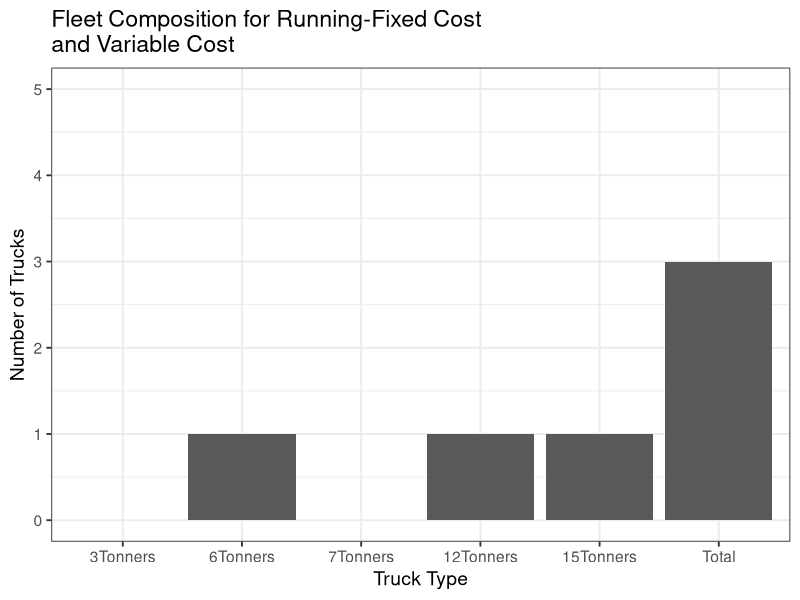
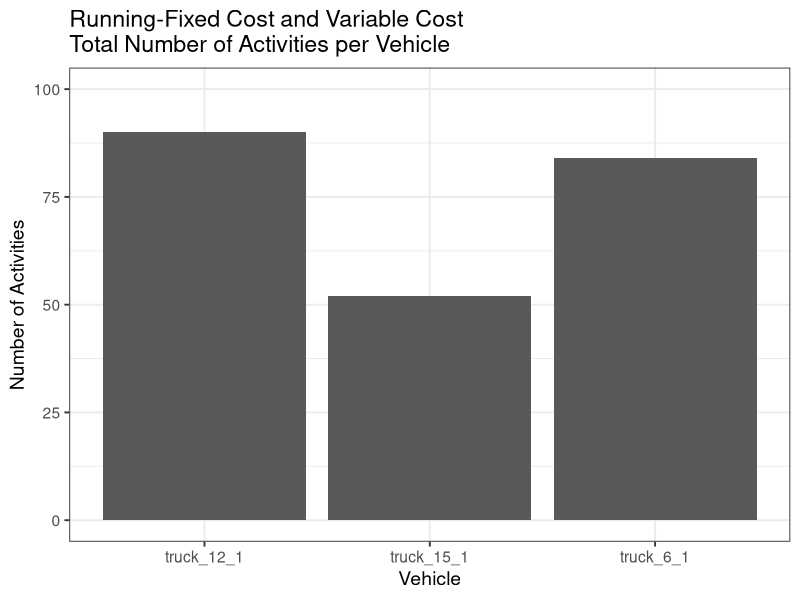
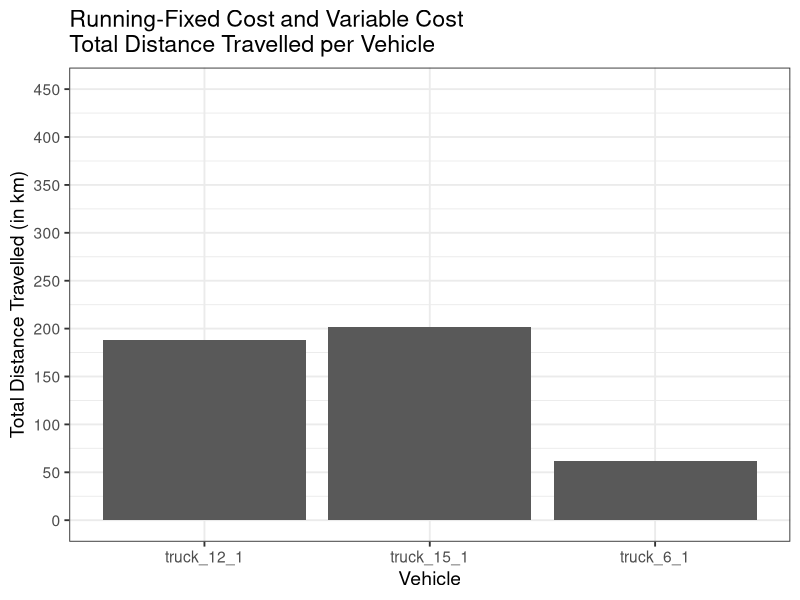
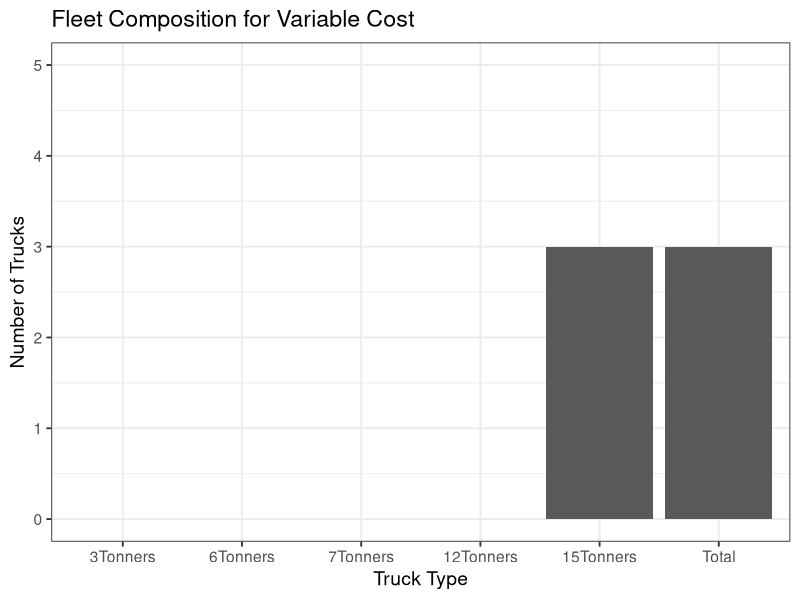
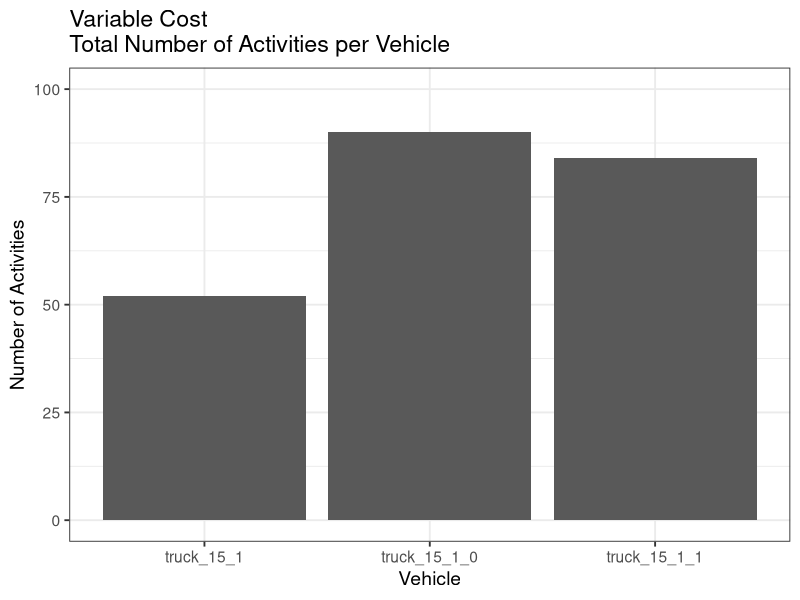
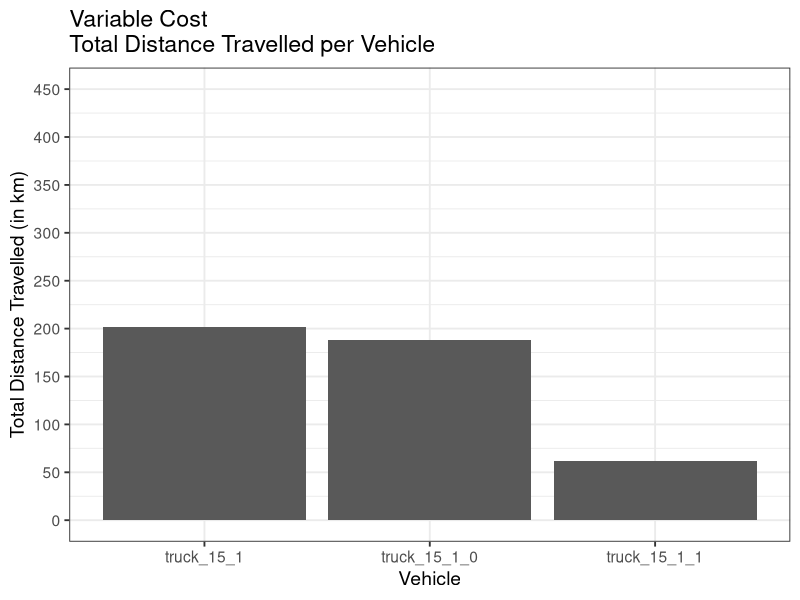
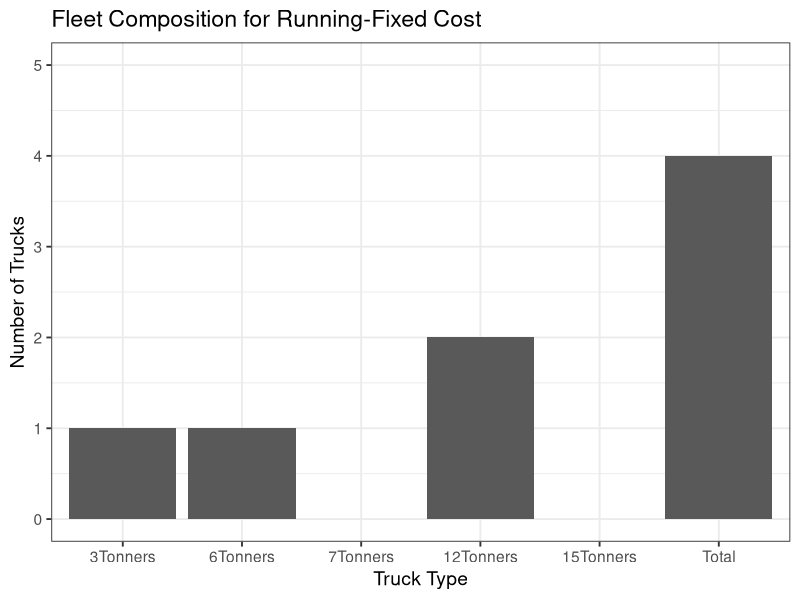
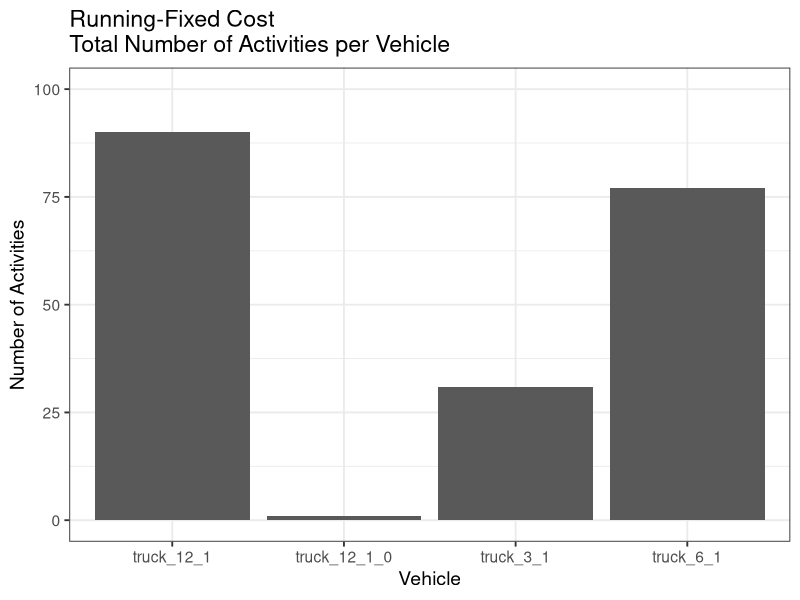

Generate these figures, in order, with R:
##Set working directory to where the output files for MyCarrierPlanInterpreter.java are
setwd("/home/frans/Documents/BPJ420/CarrierPlanInterpreter/Day5")

##Load ggplot2 package for plotting data 
library(ggplot2)

##Load xtable package to generate LaTeX code for tables
library(xtable)

##RUNNING-FIXED COSTS AND VARIABLE COSTS
##Read in the .csv file containing data about the fleet composition for running fixed costs and variable costs
FSMinfoRunFixAndVar <- read.csv("Day5_80_vehicleTypesFixedRunningAndVariablesumValues.csv")

##Make Seperate tables for each type of truck for running fixed costs and variable costs
RunFixAndVarThreeTonners <- FSMinfoRunFixAndVar[grep("truck_3",FSMinfoRunFixAndVar$vehId),]
RunFixAndVarSixTonners <- FSMinfoRunFixAndVar[grep("truck_6",FSMinfoRunFixAndVar$vehId),]
RunFixAndVarSevenTonners <- FSMinfoRunFixAndVar[grep("truck_7",FSMinfoRunFixAndVar$vehId),]
RunFixAndVarTwelveTonners <- FSMinfoRunFixAndVar[grep("truck_12",FSMinfoRunFixAndVar$vehId),]
RunFixAndVarFifteenTonners <- FSMinfoRunFixAndVar[grep("truck_15",FSMinfoRunFixAndVar$vehId),]

##Make a table indicating how many vehicles of each type was specified for running fixed costs and variable costs
CollumnNames <- c("3Tonners", "6Tonners", "7Tonners", "12Tonners", "15Tonners")
TruckTotals <- data.frame(matrix(nrow=0, ncol=5))
TruckTotals <- rbind(c(length(RunFixAndVarThreeTonners$vehId),length(RunFixAndVarSixTonners$vehId),length(RunFixAndVarSevenTonners$vehId),length(RunFixAndVarTwelveTonners$vehId),length(RunFixAndVarFifteenTonners$vehId)))
colnames(TruckTotals) <- CollumnNames
rownames(TruckTotals) <- "RunFixAndVar"

##VARIABLE COSTS ONLY
##Read in the .csv file containing data about the fleet composition for variable costs only
FSMinfoVar <- read.csv("Day5_80_vehicleTypesOnlyVariablesumValues.csv")

##Make Seperate tables for each type of truck for variable costs only
VarThreeTonners <- FSMinfoVar[grep("truck_3",FSMinfoVar$vehId),]
VarSixTonners <- FSMinfoVar[grep("truck_6",FSMinfoVar$vehId),]
VarSevenTonners <- FSMinfoVar[grep("truck_7",FSMinfoVar$vehId),]
VarTwelveTonners <- FSMinfoVar[grep("truck_12",FSMinfoVar$vehId),]
VarFifteenTonners <- FSMinfoVar[grep("truck_15",FSMinfoVar$vehId),]

##Append the data for using variable cost only to the TruckTotals data.frame
TruckTotals <- rbind(TruckTotals,c(length(VarThreeTonners$vehId),length(VarSixTonners$vehId),length(VarSevenTonners$vehId),length(VarTwelveTonners$vehId),length(VarFifteenTonners$vehId)))
rownames(TruckTotals) <- c("RunFixAndVar","VarOnly")


##RUNNING FIXED COSTS ONLY
##Read in the .csv file containing data about the fleet composition for running fixed cost only
FSMinfoRunFix <- read.csv("Day5_80_vehicleTypesOnlyFixedRunningsumValues.csv")

##Make Seperate tables for each type of truck for fixed cost only
RunFixThreeTonners <- FSMinfoRunFix[grep("truck_3",FSMinfoRunFix$vehId),]
RunFixSixTonners <- FSMinfoRunFix[grep("truck_6",FSMinfoRunFix$vehId),]
RunFixSevenTonners <- FSMinfoRunFix[grep("truck_7",FSMinfoRunFix$vehId),]
RunFixTwelveTonners <- FSMinfoRunFix[grep("truck_12",FSMinfoRunFix$vehId),]
RunFixFifteenTonners <- FSMinfoRunFix[grep("truck_15",FSMinfoRunFix$vehId),]

##Append the data for using variable cost only to the TruckTotals data.frame
TruckTotals <- rbind(TruckTotals,c(length(RunFixThreeTonners$vehId),length(RunFixSixTonners$vehId),length(RunFixSevenTonners$vehId),length(RunFixTwelveTonners$vehId),length(RunFixFifteenTonners$vehId)))
rownames(TruckTotals) <- c("RunFixAndVar","VarOnly","RunFixOnly")


##FIXED COSTS AND VARIABLE COSTS
##Read in the .csv file containing data about the fleet composition for fixed cost and variable cost
FSMinfoFixAndVar <- read.csv("Day5_80_vehicleTypesAbsFixAndVarsumValues.csv")

##Make Seperate tables for each type of truck for fixed and variable cost 
FixAndVarThreeTonners <- FSMinfoFixAndVar[grep("truck_3",FSMinfoFixAndVar$vehId),]
FixAndVarSixTonners <- FSMinfoFixAndVar[grep("truck_6",FSMinfoFixAndVar$vehId),]
FixAndVarSevenTonners <- FSMinfoFixAndVar[grep("truck_7",FSMinfoFixAndVar$vehId),]
FixAndVarTwelveTonners <- FSMinfoFixAndVar[grep("truck_12",FSMinfoFixAndVar$vehId),]
FixAndVarFifteenTonners <- FSMinfoFixAndVar[grep("truck_15",FSMinfoFixAndVar$vehId),]

##Append the data for using fixed and variable cost to the TruckTotals data.frame
TruckTotals <- rbind(TruckTotals,c(length(FixAndVarThreeTonners$vehId),length(FixAndVarSixTonners$vehId),length(FixAndVarSevenTonners$vehId),length(FixAndVarTwelveTonners$vehId),length(FixAndVarFifteenTonners$vehId)))
rownames(TruckTotals) <- c("RunFixAndVar","VarOnly","RunFixOnly","FixAndVar")

##FIXED COST ONLY
##Read in the .csv file containing data about the fleet composition for fixed cost only
FSMinfoFix <- read.csv("Day5_80_vehicleTypesOnlyAbsFixsumValues.csv")

##Make Seperate tables for each type of truck for fixed cost only
FixThreeTonners <- FSMinfoFix[grep("truck_3",FSMinfoFixAndVar$vehId),]
FixSixTonners <- FSMinfoFix[grep("truck_6",FSMinfoFixAndVar$vehId),]
FixSevenTonners <- FSMinfoFix[grep("truck_7",FSMinfoFixAndVar$vehId),]
FixTwelveTonners <- FSMinfoFix[grep("truck_12",FSMinfoFixAndVar$vehId),]
FixFifteenTonners <- FSMinfoFix[grep("truck_15",FSMinfoFixAndVar$vehId),]

##Append the data for using fixed cost only to the TruckTotals data.frame
TruckTotals <- rbind(TruckTotals,c(length(FixThreeTonners$vehId),length(FixSixTonners$vehId),length(FixSevenTonners$vehId),length(FixTwelveTonners$vehId),length(FixFifteenTonners$vehId)))
rownames(TruckTotals) <- c("Running-Fixed Cost and Variable Cost","Variable Cost","Running-Fixed Cost","Fixed and Variable Cost","Fixed Cost")

##Adding a new column which shows total number of vehicles for each cost scenario
TruckTotals <- cbind(TruckTotals, rowSums(TruckTotals))
CollumnNames <- c("3Tonners", "6Tonners", "7Tonners", "12Tonners", "15Tonners", "Total")
colnames(TruckTotals) <- CollumnNames

##Plot fleet composition for running-fixed cost and variable cost with ggplot2 Package
x <- CollumnNames
x <- as.character(x)
x <- factor(x, levels=unique(x))
y <- TruckTotals[1,]
ggplotData <- data.frame(x,y)
g <- ggplot(data = ggplotData, aes(x=x,y=y)) + geom_bar(stat="identity") + xlab("Truck Type") + ylab("Number of Trucks") 
g <- g + theme_bw(base_size = 14) + ggtitle("Fleet Composition for Running-Fixed Cost \nand Variable Cost") 
g1 <- g + coord_cartesian(ylim=c(0, 5)) + scale_y_continuous(breaks=seq(0, 5, 1))
setwd("/home/frans/Documents/BPJ420/Rplots/Day5")
pdf("RunFixAndVar.pdf")
print(g1)
dev.off()

#Plot specific vehicles against the number of activities performed by each vehicle for running-fixed cost and variable cost
x <- FSMinfoRunFixAndVar$vehId
y <- FSMinfoRunFixAndVar$numOfAct
ActivityData <- data.frame(x,y)
g <- ggplot(data = ActivityData, aes(x=x, y=y)) + geom_bar(stat="identity") +xlab("Vehicle") +ylab("Number of Activities")
gA1 <- g + ggtitle("Running-Fixed Cost and Variable Cost \nTotal Number of Activities per Vehicle") + theme_bw(base_size = 14) 
gA1 <- gA1 + coord_cartesian(ylim=c(0, 100)) + scale_y_continuous(breaks=seq(0, 100, 25))
pdf("VehicleActivitiesRunFixAndVar.pdf")
print(gA1)
dev.off()


#Plot specific vehicles against the distance travelled for each vehicle for running-fixed and variable cost
x <- FSMinfoRunFixAndVar$vehId
y <- FSMinfoRunFixAndVar$totDist
y <- y/1000 ##Convert y from meters to kilometers
DistanceData <- data.frame(x,y)
g <- ggplot(data = DistanceData, aes(x=x, y=y)) + geom_bar(stat="identity") +xlab("Vehicle") +ylab("Total Distance Travelled (in km)")
gD1 <- g + ggtitle("Running-Fixed Cost and Variable Cost \nTotal Distance Travelled per Vehicle") + theme_bw(base_size = 14)
gD1 <- gD1 + coord_cartesian(ylim=c(0, 450)) + scale_y_continuous(breaks=seq(0, 450, 50))
pdf("VehicleDistanceRunFixAndVar.pdf")
print(gD1)
dev.off()

##Plot fleet composition for variable cost with ggplot2 Package
x <- CollumnNames
x <- as.character(x)
x <- factor(x, levels=unique(x))
y <- TruckTotals[2,]
ggplotData <- data.frame(x,y)
g <- ggplot(data = ggplotData, aes(x=x,y=y)) + geom_bar(stat="identity") + xlab("Truck Type") + ylab("Number of Trucks") 
g <- g + theme_bw(base_size = 14) + ggtitle("Fleet Composition for Variable Cost") 
g2 <- g + coord_cartesian(ylim=c(0, 5)) + scale_y_continuous(breaks=seq(0, 5, 1))
pdf("Var.pdf")
print(g2)
dev.off()

#Plot specific vehicles against the number of activities performed by each vehicle for variable cost
x <- FSMinfoVar$vehId
y <- FSMinfoVar$numOfAct
ActivityData <- data.frame(x,y)
g <- ggplot(data = ActivityData, aes(x=x, y=y)) + geom_bar(stat="identity") +xlab("Vehicle") +ylab("Number of Activities")
gA2 <- g + ggtitle("Variable Cost \nTotal Number of Activities per Vehicle") + theme_bw(base_size = 14)
gA2 <- gA2 + coord_cartesian(ylim=c(0, 100)) + scale_y_continuous(breaks=seq(0, 100, 25))
pdf("VehicleActivitiesVar.pdf")
print(gA2)
dev.off()


#Plot specific vehicles against the distance travelled for each vehicle for variable cost
x <- FSMinfoVar$vehId
y <- FSMinfoVar$totDist
y <- y/1000 ##Convert y from meters to kilometers
DistanceData <- data.frame(x,y)
g <- ggplot(data = DistanceData, aes(x=x, y=y)) + geom_bar(stat="identity") +xlab("Vehicle") +ylab("Total Distance Travelled (in km)")
gD2 <- g + ggtitle("Variable Cost \nTotal Distance Travelled per Vehicle") + theme_bw(base_size = 14)
gD2 <- gD2 + coord_cartesian(ylim=c(0, 450)) + scale_y_continuous(breaks=seq(0, 450, 50))
pdf("VehicleDistanceVar.pdf")
print(gD2)
dev.off()

##Plot fleet composition for running-fixed cost with ggplot2 Package
x <- CollumnNames
x <- as.character(x)
x <- factor(x, levels=unique(x))
y <- TruckTotals[3,]
ggplotData <- data.frame(x,y)
g <- ggplot(data = ggplotData, aes(x=x,y=y)) + geom_bar(stat="identity") + xlab("Truck Type") + ylab("Number of Trucks") 
g <- g + theme_bw(base_size = 14) + ggtitle("Fleet Composition for Running-Fixed Cost") 
g3 <- g + coord_cartesian(ylim=c(0, 5)) + scale_y_continuous(breaks=seq(0, 5, 1))
pdf("RunFix.pdf")
print(g3)
dev.off()

#Plot specific vehicles against the number of activities performed by each vehicle for running-fixed cost
x <- FSMinfoRunFix$vehId
y <- FSMinfoRunFix$numOfAct
ActivityData <- data.frame(x,y)
g <- ggplot(data = ActivityData, aes(x=x, y=y)) + geom_bar(stat="identity") +xlab("Vehicle") +ylab("Number of Activities")
gA3 <- g + ggtitle("Running-Fixed Cost \nTotal Number of Activities per Vehicle") + theme_bw(base_size = 14)
gA3 <- gA3 + coord_cartesian(ylim=c(0, 100)) + scale_y_continuous(breaks=seq(0, 100, 25))
pdf("VehicleActivitiesRunFix.pdf")
print(gA3)
dev.off()


#Plot specific vehicles against the distance travelled for each vehicle for running-fixed cost
x <- FSMinfoRunFix$vehId
y <- FSMinfoRunFix$totDist
y <- y/1000 ##Convert y from meters to kilometers
DistanceData <- data.frame(x,y)
g <- ggplot(data = DistanceData, aes(x=x, y=y)) + geom_bar(stat="identity") +xlab("Vehicle") +ylab("Total Distance Travelled (in km)")
gD3 <- g + ggtitle("Running-Fixed Cost \nTotal Distance Travelled per Vehicle") + theme_bw(base_size = 14)
gD3 <- gD3 + coord_cartesian(ylim=c(0, 450)) + scale_y_continuous(breaks=seq(0, 450, 50))
pdf("VehicleDistanceRunFix.pdf")
print(gD3)
dev.off()

##Plot fleet composition for fixed and variable cost with ggplot2 Package
x <- CollumnNames
x <- as.character(x)
x <- factor(x, levels=unique(x))
y <- TruckTotals[4,]
ggplotData <- data.frame(x,y)
g <- ggplot(data = ggplotData, aes(x=x,y=y)) + geom_bar(stat="identity") + xlab("Truck Type") + ylab("Number of Trucks") 
g <- g + theme_bw(base_size = 14) + ggtitle("Fleet Composition for Fixed and Variable Cost") 
g4 <- g + coord_cartesian(ylim=c(0, 5)) + scale_y_continuous(breaks=seq(0, 5, 1))
pdf("FixVar.pdf")
print(g4)
dev.off()

#Plot specific vehicles against the number of activities performed by each vehicle for fixed and variable cost
x <- FSMinfoFixAndVar$vehId
y <- FSMinfoFixAndVar$numOfAct
ActivityData <- data.frame(x,y)
g <- ggplot(data = ActivityData, aes(x=x, y=y)) + geom_bar(stat="identity") +xlab("Vehicle") +ylab("Number of Activities")
gA4 <- g + ggtitle("Fixed and Variable Cost \nTotal Number of Activities per Vehicle") + theme_bw(base_size = 14)
gA4 <- gA4 + coord_cartesian(ylim=c(0, 100)) + scale_y_continuous(breaks=seq(0, 100, 25))
pdf("VehicleActivitiesFixAndVar.pdf")
print(gA4)
dev.off()


#Plot specific vehicles against the distance travelled for each vehicle for fixed and variable cost
x <- FSMinfoFixAndVar$vehId
y <- FSMinfoFixAndVar$totDist
y <- y/1000 ##Convert y from meters to kilometers
DistanceData <- data.frame(x,y)
g <- ggplot(data = DistanceData, aes(x=x, y=y)) + geom_bar(stat="identity") +xlab("Vehicle") +ylab("Total Distance Travelled (in km)")
gD4 <- g + ggtitle("Fixed and Variable Cost \nTotal Distance Travelled per Vehicle") + theme_bw(base_size = 14)
gD4 <- gD4 + coord_cartesian(ylim=c(0, 450)) + scale_y_continuous(breaks=seq(0, 450, 50))
pdf("VehicleDistanceFixAndVar.pdf")
print(gD4)
dev.off()

##Plot fleet composition for fixed cost with ggplot2 package
x <- CollumnNames
x <- as.character(x)
x <- factor(x, levels=unique(x))
y <- TruckTotals[5,]
ggplotData <- data.frame(x,y)
g <- ggplot(data = ggplotData, aes(x=x,y=y)) + geom_bar(stat="identity") + xlab("Truck Type") + ylab("Number of Trucks") 
g <- g + theme_bw(base_size = 14) + ggtitle("Fleet Composition for Fixed Cost") 
g5 <- g + coord_cartesian(ylim=c(0, 5)) + scale_y_continuous(breaks=seq(0, 5, 1))
pdf("Fix.pdf")
print(g5)
dev.off()

#Plot specific vehicles against the number of activities performed by each vehicle for fixed cost
x <- FSMinfoFix$vehId
y <- FSMinfoFix$numOfAct
ActivityData <- data.frame(x,y)
g <- ggplot(data = ActivityData, aes(x=x, y=y)) + geom_bar(stat="identity") +xlab("Vehicle") +ylab("Number of Activities")
gA5 <- g + ggtitle("Fixed Cost \nTotal Number of Activities per Vehicle") + theme_bw(base_size = 14)
gA5 <- gA5 + coord_cartesian(ylim=c(0, 100)) + scale_y_continuous(breaks=seq(0, 100, 25))
pdf("VehicleActivitiesFix.pdf")
print(gA5)
dev.off()


#Plot specific vehicles against the distance travelled for each vehicle for fixed cost
x <- FSMinfoFix$vehId
y <- FSMinfoFix$totDist
y <- y/1000 ##Convert y from meters to kilometers
DistanceData <- data.frame(x,y)
g <- ggplot(data = DistanceData, aes(x=x, y=y)) + geom_bar(stat="identity") +xlab("Vehicle") +ylab("Total Distance Travelled (in km)")
gD5 <- g + ggtitle("Fixed Cost \nTotal Distance Travelled per Vehicle") + theme_bw(base_size = 14)
gD5 <- gD5 + coord_cartesian(ylim=c(0, 450)) + scale_y_continuous(breaks=seq(0, 450, 50))
pdf("VehicleDistanceFix.pdf")
print(gD5)
dev.off()

##Plot total fleet size for each cost parameter with ggplot2 package
x <- rownames(TruckTotals)
y <- TruckTotals[,6]
ggplotData <- data.frame(x,y)
g <- ggplot(data = ggplotData, aes(x=x,y=y)) + geom_bar(stat="identity") + xlab("Cost Parameters Used As Input") + ylab("Total Number of Trucks") 
g <- g + theme_bw(base_size = 14) + ggtitle("Total Fleet Size") 
g6 <- g + coord_cartesian(ylim=c(0, 5)) + scale_y_continuous(breaks=seq(0, 5, 1))
pdf("FCTotals.pdf", width = 15)
print(g6)
dev.off()

##Define multiplot Function

multiplot <- function(..., plotlist=NULL, file, cols=1, layout=NULL) {
        require(grid)
        
        # Make a list from the ... arguments and plotlist
        plots <- c(list(...), plotlist)
        
        numPlots = length(plots)
        
        # If layout is NULL, then use 'cols' to determine layout
        if (is.null(layout)) {
                # Make the panel
                # ncol: Number of columns of plots
                # nrow: Number of rows needed, calculated from # of cols
                layout <- matrix(seq(1, cols * ceiling(numPlots/cols)),
                                 ncol = cols, nrow = ceiling(numPlots/cols))
        }
        
        if (numPlots==1) {
                print(plots[[1]])
                
        } else {
                # Set up the page
                grid.newpage()
                pushViewport(viewport(layout = grid.layout(nrow(layout), ncol(layout))))
                
                # Make each plot, in the correct location
                for (i in 1:numPlots) {
                        # Get the i,j matrix positions of the regions that contain this subplot
                        matchidx <- as.data.frame(which(layout == i, arr.ind = TRUE))
                        
                        print(plots[[i]], vp = viewport(layout.pos.row = matchidx$row,
                                                        layout.pos.col = matchidx$col))
                }
        }
}

##Plot fleet compositions for different cost input parameters
pdf("allplots.pfd", width = 12, height = 12)
multiplot(g1,g2,g3,g4,g5, cols=2)
dev.off()

##Plot activities per vehicle for different cost parameters
pdf("allActivities.pdf", width = 12, height = 12)
multiplot(gA1,gA2,gA3,gA4,gA5, cols=2)
dev.off()

##Plot distance travelled per vehicle for different cost parameters
pdf("allDistances.pdf", width = 12, height = 12)
multiplot(gD1,gD2,gD3,gD4,gD5, cols=2)
dev.off()

##Plot total cost for each model run
x <- c("Fixed Cost", "Fixed and Variable Cost", "Running-Fixed Cost", "Running-Fixed Cost and Variable Cost", "Variable Cost")
y <- c(FSMinfoFix$score[1]/100, FSMinfoFixAndVar$score[1]/100, FSMinfoRunFix$score[1]/100, FSMinfoRunFixAndVar$score[1]/100, FSMinfoVar$score[1]/100)*-1
TotCostData <- data.frame(x,y)
g <- ggplot(data = TotCostData, aes(x=x, y=y)) + geom_bar(stat="identity") +xlab("Cost Input Parameters") +ylab("Cost (in R)")
g <- g + theme_bw(base_size = 14) + ggtitle("Total Cost") 
pdf("TotalCosts.pdf", width = 13, height = 9)
print(g)
dev.off()

##Plot total distance travelled for each set of cost parameters
x <- c("Fixed Cost", "Fixed and Variable Cost", "Running-Fixed Cost", "Running-Fixed Cost and Variable Cost", "Variable Cost")
y <- c(sum(FSMinfoFix$totDist)/1000, sum(FSMinfoFixAndVar$totDist)/1000, sum(FSMinfoRunFix$totDist)/1000, sum(FSMinfoRunFixAndVar$totDist)/1000, sum(FSMinfoVar$totDist)/1000)
TotDistData <- data.frame(x,y)
g <- ggplot(data = TotDistData, aes(x=x, y=y)) + geom_bar(stat="identity") +xlab("Cost Parameters") + ylab("Total Distance (in km)")
g <- g + theme_bw(base_size = 14) + ggtitle("Total Distance") 
pdf("TotalDistance.pdf", width = 13)
print(g)
dev.off()
##Generate LaTeX code for Fleet Composition and Total Costs 

xtable(TruckTotals)
xtable(TotCostData)

##Convert info generated from CarrierPlanInterpreter into convenient units to export to tables
FSMinfoFix$totDist <- FSMinfoFix$totDist/1000 #Convert from m to km
FSMinfoFix$totTravelTime <- FSMinfoFix$totTravelTime/(60^2) #Convert from seconds to hours
FSMinfoFix <- FSMinfoFix[,-2] #Remove the score column from the data.frame
FSMinfoFix <- FSMinfoFix[,-5] #Remove the totActTime column from the data.frame
colnames(FSMinfoFix) <- c("Vehicle", "Number of Activities", "Total Distance (in km)", "Total Travel Time (in hours)")
##Repeat for fixed and variable cost
FSMinfoFixAndVar$totDist <- FSMinfoFixAndVar$totDist/1000 #Convert from m to km
FSMinfoFixAndVar$totTravelTime <- FSMinfoFixAndVar$totTravelTime/(60^2) #Convert from seconds to hours
FSMinfoFixAndVar <- FSMinfoFixAndVar[,-2] #Remove the score column from the data.frame
FSMinfoFixAndVar <- FSMinfoFixAndVar[,-5] #Remove the totActTime column from the data.frame
colnames(FSMinfoFixAndVar) <- c("Vehicle", "Number of Activities", "Total Distance (in km)", "Total Travel Time (in hours)")
##Repeat for running-fixed-cost
FSMinfoRunFix$totDist <- FSMinfoRunFix$totDist/1000 #Convert from m to km
FSMinfoRunFix$totTravelTime <- FSMinfoRunFix$totTravelTime/(60^2) #Convert from seconds to hours
FSMinfoRunFix <- FSMinfoRunFix[,-2] #Remove the score column from the data.frame
FSMinfoRunFix <- FSMinfoRunFix[,-5] #Remove the totActTime column from the data.frame
colnames(FSMinfoRunFix) <- c("Vehicle", "Number of Activities", "Total Distance (in km)", "Total Travel Time (in hours)")
##Repeat for running-fixed-cost and variable cost
FSMinfoRunFixAndVar$totDist <- FSMinfoRunFixAndVar$totDist/1000 #Convert from m to km
FSMinfoRunFixAndVar$totTravelTime <- FSMinfoRunFixAndVar$totTravelTime/(60^2) #Convert from seconds to hours
FSMinfoRunFixAndVar <- FSMinfoRunFixAndVar[,-2] #Remove the score column from the data.frame
FSMinfoRunFixAndVar <- FSMinfoRunFixAndVar[,-5] #Remove the totActTime column from the data.frame
colnames(FSMinfoRunFixAndVar) <- c("Vehicle", "Number of Activities", "Total Distance (in km)", "Total Travel Time (in hours)")
##Repeat for variable cost
FSMinfoVar$totDist <- FSMinfoVar$totDist/1000 #Convert from m to km
FSMinfoVar$totTravelTime <- FSMinfoVar$totTravelTime/(60^2) #Convert from seconds to hours
FSMinfoVar <- FSMinfoVar[,-2] #Remove the score column from the data.frame
FSMinfoVar <- FSMinfoVar[,-5] #Remove the totActTime column from the data.frame
colnames(FSMinfoVar) <- c("Vehicle", "Number of Activities", "Total Distance (in km)", "Total Travel Time (in hours)")

##Export tables indicating number of activities, total distance traveled and total travel time per vehicle
xtable(FSMinfoFix)
xtable(FSMinfoFixAndVar)
xtable(FSMinfoRunFix)
xtable(FSMinfoRunFixAndVar)
xtable(FSMinfoVar)

